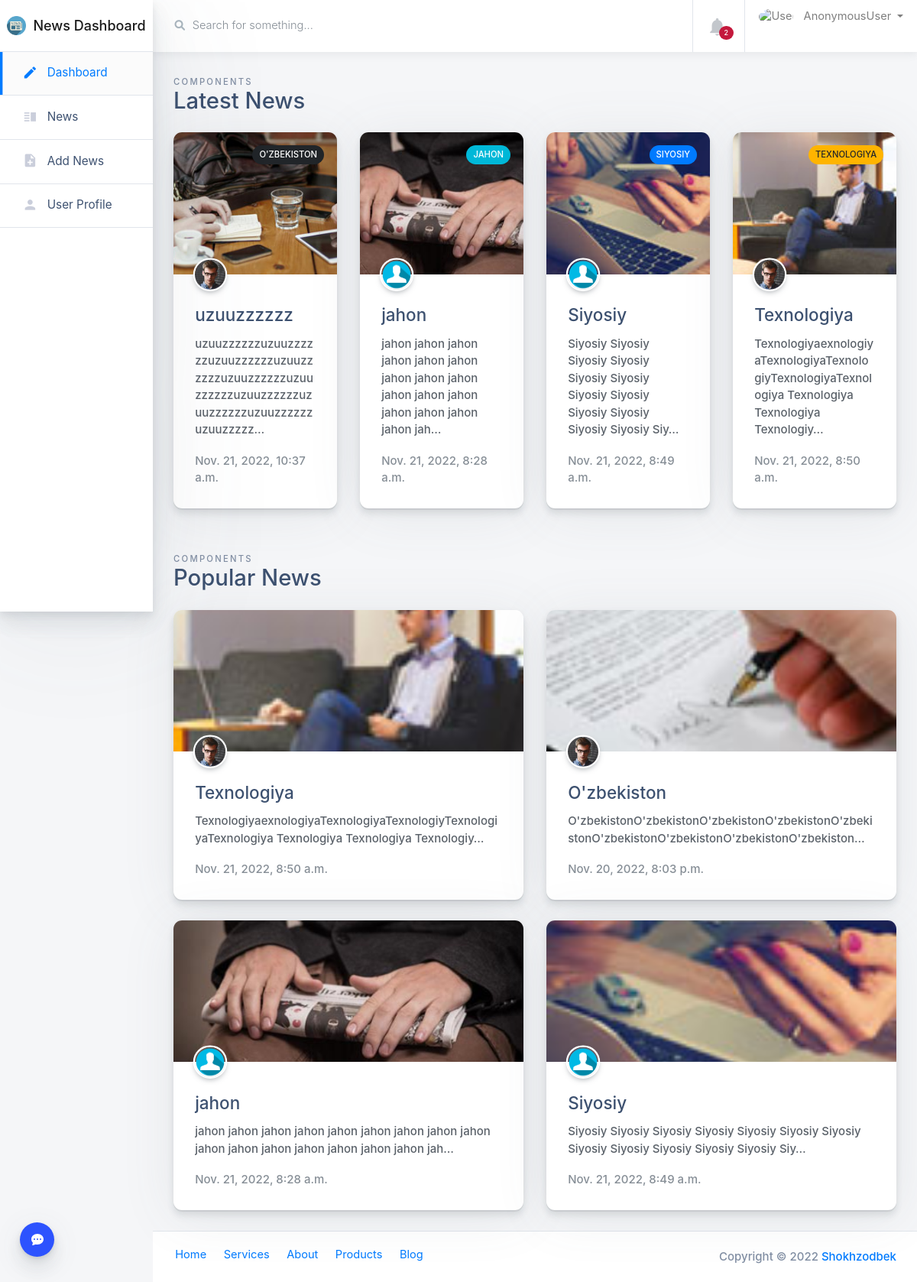
The app's page /dashboard/news with its own data.
### dashboard/models.py (models this page shows, shortened)
class News(models.Model):
    title = models.CharField(max_length=255, null=True, blank=True)
    body = models.TextField(null=True, blank=True)
    img = models.ImageField(upload_to='media/', blank=True, null=True)
    user = models.ForeignKey(User, on_delete=models.SET_NULL, blank=True, null=True)
    like = models.ManyToManyField(Like, null=True, blank=True)
    category = models.ForeignKey(Category, on_delete=models.CASCADE, null=True, blank=True)
    date_created = models.DateTimeField(auto_now_add=True)
    date_updated = models.DateTimeField(auto_now=True)

class Category(models.Model):
    name = models.CharField(max_length=255)

class User(AbstractUser):
    bio = models.CharField(max_length=255, blank=True, null=True)
    address = models.CharField(max_length=255, blank=True, null=True)
    region = models.ForeignKey(Region, on_delete=models.SET_NULL, blank=True, null=True)
    avatar = models.ImageField(upload_to='avatar/', blank=True, null=True)

### dashboard/views.py (the view)
# urls.py: path('news', news, name='news-url'),
def news(request):
    uz = News.objects.filter(category__name="O'zbekiston").last()
    jahon = News.objects.filter(category__name="Jahon").last()
    siyosiy = News.objects.filter(category__name="Siyosiy").last()
    texnologiya = News.objects.filter(category__name="Texnologiya").last()
    popular_news = News.objects.annotate(like_count=Count('like')).order_by('-like_count')[:4]
    context = {
        'uz': uz,
        'jahon': jahon,
        'siyosiy': siyosiy,
        'texnologiya': texnologiya,
        'popular_news': popular_news
    }
    return render(request, 'dashboard/blog-posts.html', context)

### chat/context_processors.py (called while the page is built)
def all_users(request):
    return {'all_users': User.objects.all()}

### templates/dashboard/blog-posts.html (shortened to what this page needs)
{% extends 'dashboard/base.html' %}
{% block content %}
{% load static %}
          <div class="main-content-container container-fluid px-4">
            <div class="page-header row no-gutters py-4">
              <div class="col-12 col-sm-4 text-center text-sm-left mb-0">
                <span class="text-uppercase page-subtitle">Components</span>
                <h3 class="page-title">Latest News</h3>
              </div>
            </div>
            <div class="row">
              <div class="col-lg-3 col-md-6 col-sm-12 mb-4">
                <div class="card card-small card-post card-post--1">
                  <div class="card-post__image" style="background-image: url('{{ uz.img.url }}');">
                    <a href="#" class="card-post__category badge badge-pill badge-dark">{{ uz.category.name }}</a>
                    <div class="card-post__author d-flex">
                      {% if uz.user.avatar %}
                      <a href="{% url 'chat-url' uz.user.id %}" class="card-post__author-avatar card-post__author-avatar--small" style="background-image: url('{{ uz.user.avatar.url }}');">Written by {{ uz.user.username }}</a>
                      {% else %}
                      <a href="{% url 'chat-url' uz.user.id %}" class="card-post__author-avatar card-post__author-avatar--small" style="background-image: url('{% static 'dashboard/usr.png' %}');">Written by {{ uz.user.username }}</a>
                      {% endif %}
                    </div>
                  </div>
                  <div class="card-body">
                    <h5 class="card-title">
                      <a class="text-fiord-blue" href="{% url 'single-url' uz.id %}">{{ uz.title }}</a>
                    </h5>
                    <p class="card-text mb-3">
                      {{ uz.body|truncatechars:100 }}
                    </p>
                    <span class="text-muted">{{ uz.date_updated }}</span>
                  </div>
                </div>
              </div>
              <div class="col-lg-3 col-md-6 col-sm-12 mb-4">
                <div class="card card-small card-post card-post--1">
                  <div class="card-post__image" style="background-image: url('{{ jahon.img.url }}');">
                    <a href="#" class="card-post__category badge badge-pill badge-info">{{ jahon.category.name }}</a>
                    <div class="card-post__author d-flex">
                      {% if jahon.user.avatar %}
                      <a href="{% url 'chat-url' jahon.user.id %}" class="card-post__author-avatar card-post__author-avatar--small" style="background-image: url('{{ jahon.user.avatar.url }}');">Written by {{ jahon.user.username }}</a>
                      {% else %}
                      <a href="{% url 'chat-url' jahon.user.id %}" class="card-post__author-avatar card-post__author-avatar--small" style="background-image: url('{% static 'dashboard/usr.png' %}');">Written by {{ jahon.user.username }}</a>
                      {% endif %}
                    </div>
                  </div>
                  <div class="card-body">
                    <h5 class="card-title">
                      <a class="text-fiord-blue" href="{% url 'single-url' jahon.id %}">{{ jahon.title }}</a>
                    </h5>
                    <p class="card-text d-inline-block mb-3">
                      {{ jahon.body|truncatechars:100 }}
                    </p>
                    <span class="text-muted">{{ jahon.date_created }}</span>
                  </div>
                </div>
              </div>
              <div class="col-lg-3 col-md-6 col-sm-12 mb-4">
                <div class="card card-small card-post card-post--1">
                  <div class="card-post__image" style="background-image: url('{{ siyosiy.img.url }}');">
                    <a href="#" class="card-post__category badge badge-pill badge-primary">{{ siyosiy.category.name }}</a>
                    <div class="card-post__author d-flex">
                      {% if siyosiy.user.avatar %}
                      <a href="{% url 'chat-url' siyosiy.user.id %}" class="card-post__author-avatar card-post__author-avatar--small" style="background-image: url('{{ soyosiy.user.avatar.url }}');">Written by {{ siyosiy.user.username }}</a>
                      {% else %}
                      <a href="{% url 'chat-url' siyosiy.user.id %}" class="card-post__author-avatar card-post__author-avatar--small" style="background-image: url('{% static 'dashboard/usr.png' %}');">Written by {{ siyosiy.user.username }}</a>
                      {% endif %}
                    </div>
                  </div>
                  <div class="card-body">
                    <h5 class="card-title">
                      <a class="text-fiord-blue" href="{% url 'single-url' siyosiy.id %}">{{ siyosiy.title }}</a>
                    </h5>
                    <p class="card-text d-inline-block mb-3">
                      {{ siyosiy.body|truncatechars:100 }}
                    </p>
                    <span class="text-muted">{{ siyosiy.date_created }}</span>
                  </div>
                </div>
              </div>
              <div class="col-lg-3 col-md-6 col-sm-12 mb-4">
                <div class="card card-small card-post card-post--1">
                  <div class="card-post__image" style="background-image: url('{{ texnologiya.img.url }}');">
                    <a href="#" class="card-post__category badge badge-pill badge-warning">{{ texnologiya.category.name }}</a>
                    <div class="card-post__author d-flex">
                      {% if texnologiya.user.avatar %}
                      <a href="{% url 'chat-url' texnologiya.user.id %}" class="card-post__author-avatar card-post__author-avatar--small" style="background-image: url('{{ texnologiya.user.avatar.url }}');">Written by {{ texnologiya.user.username }}</a>
                      {% else %}
                      <a href="{% url 'chat-url' texnologiya.user.id %}" class="card-post__author-avatar card-post__author-avatar--small" style="background-image: url('{% static 'dashboard/usr.png' %}');">Written by {{ texnologiya.user.username }}</a>
                      {% endif %}
                    </div>
                  </div>
                  <div class="card-body">
                    <h5 class="card-title">
                      <a class="text-fiord-blue" href="{% url 'single-url' texnologiya.id %}">{{ texnologiya.title }}</a>
                    </h5>
                    <p class="card-text mb-3">
                      {{ texnologiya.body|truncatechars:100 }}
                    </p>
                    <span class="text-muted">{{ texnologiya.date_created }}</span>
                  </div>
                </div>
              </div>
            </div>
            <div class="page-header row no-gutters py-4">
              <div class="col-12 col-sm-4 text-center text-sm-left mb-0">
                <span class="text-uppercase page-subtitle">Components</span>
                <h3 class="page-title">Popular News</h3>
              </div>
            </div>
            <div class="row">
              {% for popular in popular_news %}
              <div class="col-lg-6 col-sm-12 mb-4">
                <div class="card card-small card-post card-post card-post--1">
                  <div class="card-post__image" style="background-image: url('{{ popular.img.url }}');">
                    <div class="card-post__author d-flex">
                      {% if popular.user.avatar %}
                      <a href="{% url 'chat-url' popular.user.id %}" class="card-post__author-avatar card-post__author-avatar--small" style="background-image: url('{{ popular.user.avatar.url }}');">Written by {{ popular.user.username }}</a>
                      {% else %}
                      <a href="{% url 'chat-url' popular.user.id %}" class="card-post__author-avatar card-post__author-avatar--small" style="background-image: url('{% static 'dashboard/usr.png' %}');">Written by {{ popular.user.username }}</a>
                      {% endif %}
                    </div>
                  </div>
                  <div class="card-body">
                    <h5 class="card-title">
                      <a class="text-fiord-blue" href="{% url 'single-url' popular.id %}">{{ popular.title }}</a>
                    </h5>
                    <p class="card-text mb-3">
                      {{ popular.body|truncatechars:100 }}
                    </p>
                    <span class="text-muted">{{ popular.date_created }}</span>
                  </div>
                </div>
              </div>
              {% endfor %}
            </div>
          </div>
{% endblock %}

### records on screen
News: img (picture), category.name "O'ZBEKISTON", user.avatar (picture), title "uzuuzzzzzz", body "uzuuzzzzzzuzuuzzzzzzuzuuzzzzzzuzuuzzzzzzuzuuzzzzzzuzuuzzzzzzuzuuzzzzzzuzuuzzzzzzuzuuzzzzzzuzuuzzzzz…", date_updated "Nov. 21, 2022, 10:37 a.m."
News: img (picture), category.name "JAHON", title "jahon", body "jahon jahon jahon jahon jahon jahon jahon jahon jahon jahon jahon jahon jahon jahon jahon jahon jah…", date_created "Nov. 21, 2022, 8:28 a.m."
News: img (picture), category.name "SIYOSIY", title "Siyosiy", body "Siyosiy Siyosiy Siyosiy Siyosiy Siyosiy Siyosiy Siyosiy Siyosiy Siyosiy Siyosiy Siyosiy Siyosiy Siy…", date_created "Nov. 21, 2022, 8:49 a.m."
News: img (picture), category.name "TEXNOLOGIYA", user.avatar (picture), title "Texnologiya", body "TexnologiyaexnologiyaTexnologiyaTexnologiyTexnologiyaTexnologiya Texnologiya Texnologiya Texnologiy…", date_created "Nov. 21, 2022, 8:50 a.m."
News: img (picture), user.avatar (picture), title "O'zbekiston", body "O'zbekistonO'zbekistonO'zbekistonO'zbekistonO'zbekistonO'zbekistonO'zbekistonO'zbekistonO'zbekiston…", date_created "Nov. 20, 2022, 8:03 p.m."

### other values on screen
{{ request.user }} "AnonymousUser"
